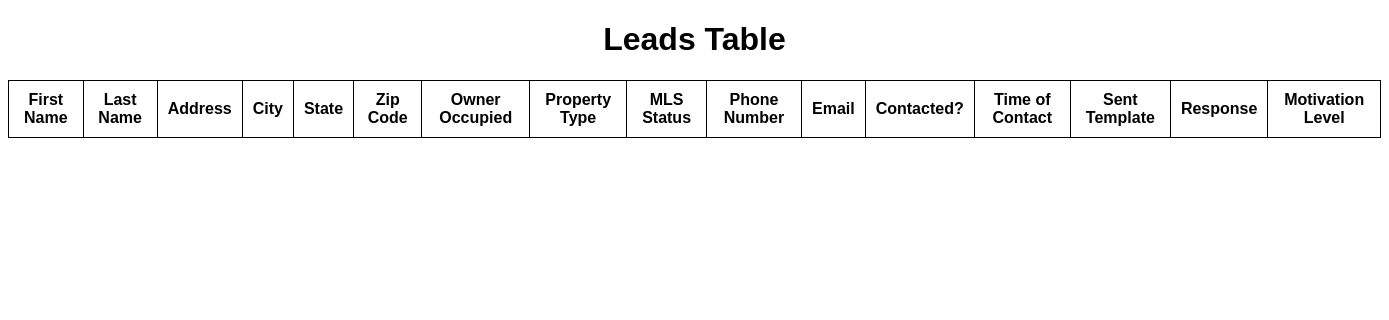
/test, run on an earlier commit of the app's database.
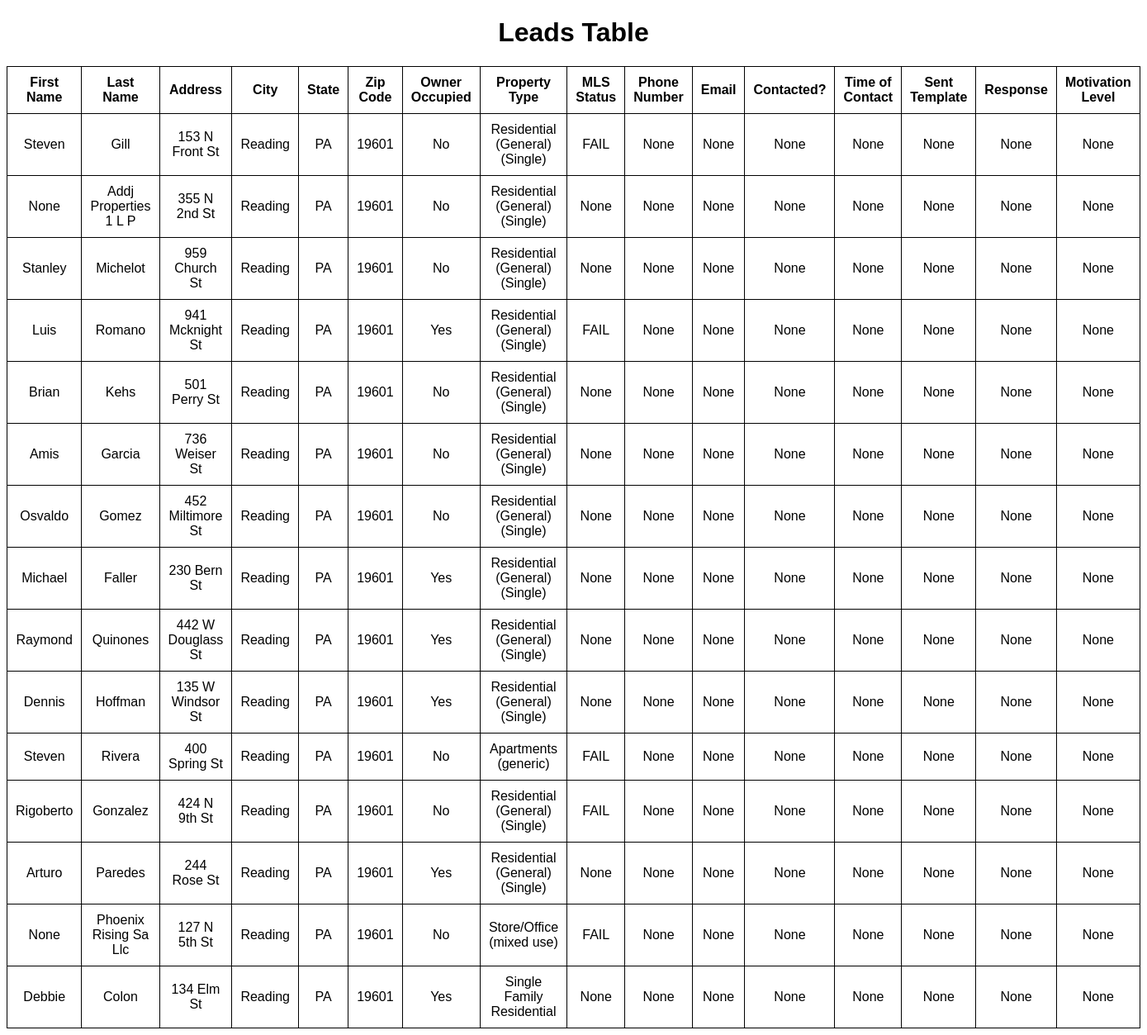
And on a later commit of the database.
### app.py (models this page shows, shortened)
class Lead(db.Model):
    id = db.Column(db.Integer, primary_key=True)
    first_name = db.Column(db.String(200), nullable=False)
    last_name = db.Column(db.String(200), nullable=False)
    address = db.Column(db.String(200), nullable=False)
    city = db.Column(db.String(200), nullable=False)
    state = db.Column(db.String(200), nullable=False)
    zip_code = db.Column(db.String(200), nullable=False)
    owner_occupied = db.Column(db.String, nullable=False)
    property_type = db.Column(db.String, nullable=False)
    mls_status = db.Column(db.String, nullable=False)
    phone_number = db.Column(db.String(200), nullable=False)
    email = db.Column(db.String(200), nullable=False)
    contacted = db.Column(db.Integer, default=0)
    contact_time = db.Column(db.DateTime)
    template_sent = db.Column(db.String(200), nullable=False)
    response = db.Column(db.String(200), nullable=False)
    motivation_level = db.Column(db.String(200), nullable=False)

### app.py (the view)
@app.route('/test')
def test():
    con = sqlite3.connect('test.db')
    cur = con.cursor()
    cur.execute("SELECT * FROM lead LIMIT 15;")
    data = cur.fetchall()
    return render_template('test.html', data=data)

### templates/test.html (shortened to what this page needs)
{% extends 'base.html' %}
{% block body %}
<h1 style="text-align:center">Leads Table</h1>
<div>
    <table>
        <tr>
            <th>First Name</th>
            <th>Last Name</th>
            <th>Address</th>
            <th>City</th>
            <th>State</th>
            <th>Zip Code</th>
            <th>Owner Occupied</th>
            <th>Property Type</th>
            <th>MLS Status</th>
            <th>Phone Number</th>
            <th>Email</th>
            <th>Contacted?</th>
            <th>Time of Contact</th>
            <th>Sent Template</th>
            <th>Response</th>
            <th>Motivation Level</th>
        </tr>
        {%  for item in data %}
        <tr>
            <td>{{item[1]}}</td>
            <td>{{item[2]}}</td>
            <td>{{item[3]}}</td>
            <td>{{item[4]}}</td>
            <td>{{item[5]}}</td>
            <td>{{item[6]}}</td>
            <td>{{item[7]}}</td>
            <td>{{item[8]}}</td>
            <td>{{item[9]}}</td>
            <td>{{item[10]}}</td>
            <td>{{item[11]}}</td>
            <td>{{item[12]}}</td>
            <td>{{item[13]}}</td>
            <td>{{item[14]}}</td>
            <td>{{item[15]}}</td>
            <td>{{item[16]}}</td>
        </tr>
        {% endfor %}
    </table>
</div>
{% endblock %}

### templates/base.html (shortened to what this page needs)
<!DOCTYPE html>
<html lang="en">
<head>
    <link rel="stylesheet" href="{{ url_for('static', filename='css/main.css')}}">
</head>
<body>
    {% block body %}{%  endblock %}
</body>
</html>

### static/css/main.css (style rules this page uses)
* { font-family: sans-serif; }
table, th, td { text-align: center; border-collapse: collapse; border: 1px solid black; padding: 10px; }

What changed in the data, as far as the page shows it:
added Lead: first_name "Steven", last_name "Gill", address "153 N Front St", city "Reading", state "PA", zip "19601", owner_occupied "No", property_type "Residential (General) (Single)", mls_status "FAIL", item "None"
added Lead: item "None", last_name "Addj Properties 1 L P", address "355 N 2nd St", city "Reading", state "PA", zip "19601", owner_occupied "No", property_type "Residential (General) (Single)"
added Lead: first_name "Stanley", last_name "Michelot", address "959 Church St", city "Reading", state "PA", zip "19601", owner_occupied "No", property_type "Residential (General) (Single)", item "None"
added Lead: first_name "Luis", last_name "Romano", address "941 Mcknight St", city "Reading", state "PA", zip "19601", owner_occupied "Yes", property_type "Residential (General) (Single)", mls_status "FAIL", item "None"
added Lead: first_name "Brian", last_name "Kehs", address "501 Perry St", city "Reading", state "PA", zip "19601", owner_occupied "No", property_type "Residential (General) (Single)", item "None"
added Lead: first_name "Amis", last_name "Garcia", address "736 Weiser St", city "Reading", state "PA", zip "19601", owner_occupied "No", property_type "Residential (General) (Single)", item "None"
added Lead: first_name "Osvaldo", last_name "Gomez", address "452 Miltimore St", city "Reading", state "PA", zip "19601", owner_occupied "No", property_type "Residential (General) (Single)", item "None"
added Lead: first_name "Michael", last_name "Faller", address "230 Bern St", city "Reading", state "PA", zip "19601", owner_occupied "Yes", property_type "Residential (General) (Single)", item "None"
added Lead: first_name "Raymond", last_name "Quinones", address "442 W Douglass St", city "Reading", state "PA", zip "19601", owner_occupied "Yes", property_type "Residential (General) (Single)", item "None"
added Lead: first_name "Dennis", last_name "Hoffman", address "135 W Windsor St", city "Reading", state "PA", zip "19601", owner_occupied "Yes", property_type "Residential (General) (Single)", item "None"
added Lead: first_name "Steven", last_name "Rivera", address "400 Spring St", city "Reading", state "PA", zip "19601", owner_occupied "No", property_type "Apartments (generic)", mls_status "FAIL", item "None"
added Lead: first_name "Rigoberto", last_name "Gonzalez", address "424 N 9th St", city "Reading", state "PA", zip "19601", owner_occupied "No", property_type "Residential (General) (Single)", mls_status "FAIL", item "None"
added Lead: first_name "Arturo", last_name "Paredes", address "244 Rose St", city "Reading", state "PA", zip "19601", owner_occupied "Yes", property_type "Residential (General) (Single)", item "None"
added Lead: item "None", last_name "Phoenix Rising Sa Llc", address "127 N 5th St", city "Reading", state "PA", zip "19601", owner_occupied "No", property_type "Store/Office (mixed use)", mls_status "FAIL"
added Lead: first_name "Debbie", last_name "Colon", address "134 Elm St", city "Reading", state "PA", zip "19601", owner_occupied "Yes", property_type "Single Family Residential", item "None"
